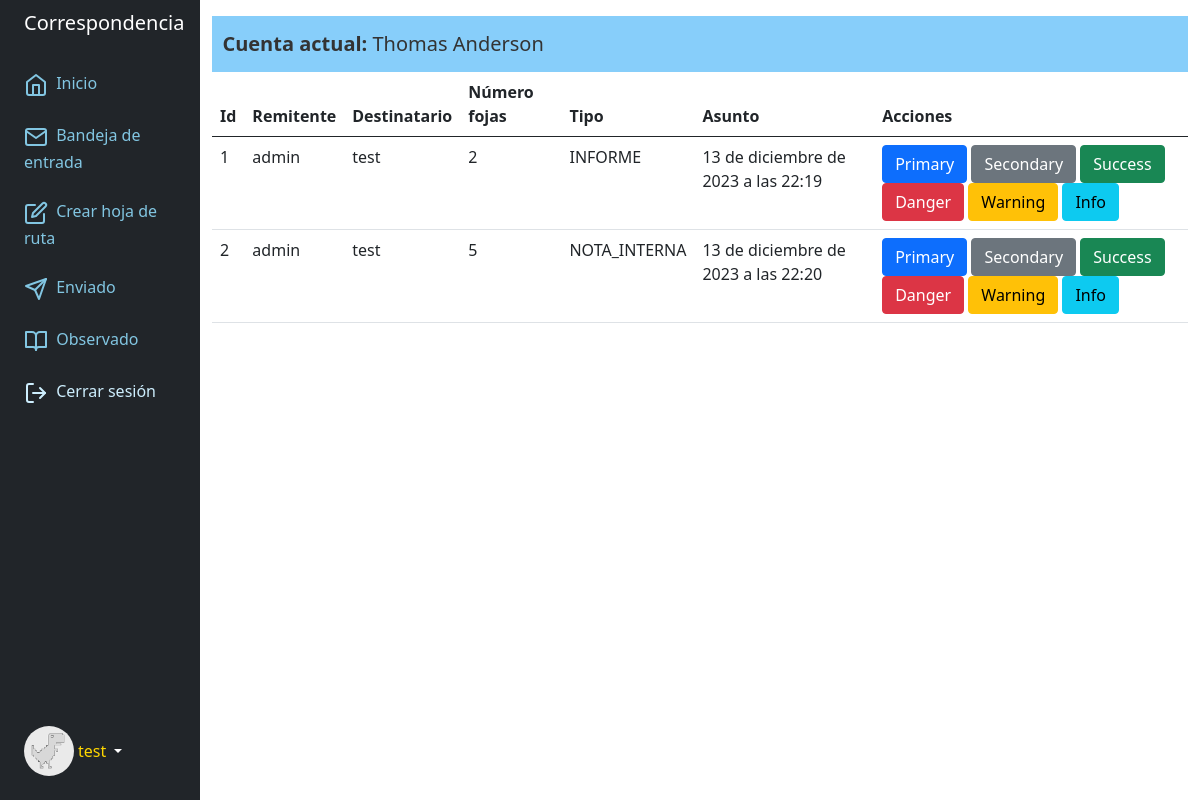
The page /enviado/ (signed in) on the database its author committed.
### accounts/models.py (models this page shows, shortened)
class Profile(models.Model):
	user = models.OneToOneField(User, on_delete=models.CASCADE, related_name='profile')
	image = models.ImageField(default='users/image_user.png',upload_to='users/')
	oficina = models.ForeignKey(Oficina, related_name='oficina', on_delete=models.CASCADE, null=True, blank=True)
	cargo = models.ForeignKey(Cargo, related_name='cargo', on_delete=models.CASCADE, null=True, blank=True)
	class Meta:
		verbose_name = 'Perfil'
		verbose_name_plural = 'Perfiles'
		ordering = ['id']

### correspondencia/models.py (models this page shows, shortened)
class Bandeja(models.Model):
    codigo = models.CharField(max_length=20, default='S/C', null=True, blank=True)
    usuario_rtte = models.ForeignKey(User, on_delete=models.CASCADE, related_name='usuario_rtte')
    numero_fojas = models.IntegerField(null=True, blank=True)
    tipo_hoja_ruta = models.CharField(choices=options_tipo,max_length=200)
    usuario_destino = models.ForeignKey(User, on_delete=models.CASCADE, related_name='usuario_destino')
    derivado = models.BooleanField(default=True, null=True, blank=True)
    recibido = models.BooleanField(default=False, null=True, blank=True)
    devuelto = models.BooleanField(default=False, null=True, blank=True)
    cancelado = models.BooleanField(default=False, null=True, blank=True)
    archivado = models.BooleanField(default=False, null=True, blank=True)
    pendiente = models.BooleanField(default=False, null=True, blank=True)
    fecha_derivado = models.DateTimeField(auto_now_add=True,null=True, blank=True)
    fecha_recibido = models.DateTimeField(auto_now_add=True,null=True, blank=True)
    fecha_devuelto = models.DateTimeField(null=True, blank=True)
    fecha_cancelado = models.DateTimeField(null=True, blank=True)
    fecha_archivado = models.DateTimeField(null=True, blank=True)
    asunto_hoja_ruta = models.CharField(max_length=300, null=True, blank=True)
    asunto_devuelto = models.CharField(max_length=200, null=True, blank=True)
    asunto_cancelado = models.CharField(max_length=200, null=True, blank=True)
    class Meta:
        verbose_name = 'bandeja'
        verbose_name_plural = 'bandeja'

### core/views.py (the view)
# urls.py: path('enviado/', enviado, name='enviado'),
@login_required
def enviado(request):
    obj_enviado = Bandeja.objects.all()
    context_enviado = {
        'obj_enviado':obj_enviado,
    }
    return render(request, 'core/enviado.html', context_enviado)

### core/templates/core/enviado.html
{% extends 'core/base.html' %}
{% block content %}
<table class="table">
    <thead>
        <tr>
            <th scope="col">Id</th>
            <th scope="col">Remitente</th>
            <th scope="col">Destinatario</th>
            <th scope="col">Número fojas</th>
            <th scope="col">Tipo</th>
            <th scope="col">Asunto</th>
            <th scope="col">Acciones</th>
        </tr>
    </thead>
    {% for d in obj_enviado %}
    <tr>
        <td>{{ d.id }}</td>
        <td>{{ d.usuario_rtte }}</td>
        <td>{{ d.usuario_destino }}</td>
        <td>{{ d.numero_fojas }}</td>
        <td>{{ d.tipo_hoja_ruta }}</td>
        <td>{{ d.fecha_derivado}}</td>
        <td><button type="button" class="btn btn-primary">Primary</button>
            <button type="button" class="btn btn-secondary">Secondary</button>
            <button type="button" class="btn btn-success">Success</button>
            <button type="button" class="btn btn-danger">Danger</button>
            <button type="button" class="btn btn-warning">Warning</button>
            <button type="button" class="btn btn-info">Info</button></td>
    </tr>
    {% endfor %}
</table>
{% endblock %}

### core/templates/core/base.html (shortened to what this page needs)
<!DOCTYPE html>
<html>
<head>
    <link href="https://cdn.jsdelivr.net/npm/bootstrap@5.0.2/dist/css/bootstrap.min.css" rel="stylesheet"
>
</head>
<body>
    <div class="container-fluid">
        {% if request.user.is_authenticated %}
        <div class="row flex-nowrap">
            <div class="col-auto col-md-3 col-xl-2 px-sm-2 px-0 bg-dark">
                <div class="d-flex flex-column align-items-center align-items-sm-start px-3 pt-2 text-white min-vh-100">
                    <a href="/"
                        class="d-flex align-items-center pb-3 mb-md-0 me-md-auto text-white text-decoration-none">
                        <span class="fs-5 d-none d-sm-inline">Correspondencia</span>
                    </a>
                    <ul class="nav nav-pills flex-column mb-sm-auto mb-0 align-items-center align-items-sm-start"
                        id="menu">
                        <li class="nav-item">
                            <a href="{% url 'home' %}" class="nav-link align-middle px-0" style="color: #82C6E2;">
                                 <span class="ms-1 d-none d-sm-inline">Inicio</span>
                            </a>
                        </li>
                        <li>
                            <a href="{% url 'bandeja' %}" class="nav-link px-0 align-middle" style="color: #82C6E2;">
                                 <span class="ms-1 d-none d-sm-inline">Bandeja de
                                    entrada</span></a>
                        </li>
                        <li>
                            <a href="{% url 'hoja_ruta' %}" class="nav-link px-0 align-middle" style="color: #82C6E2;">
                                 <span class="ms-1 d-none d-sm-inline">Crear hoja de ruta</span></a>
                        </li>
                        <li>
                            <a href="{% url 'enviado' %}" class="nav-link px-0 align-middle" style="color: #82C6E2;">
                                <svg xmlns="http://www.w3.org/2000/svg" width="24" height="24" viewBox="0 0 24 24" fill="none" stroke="currentColor" stroke-width="2" stroke-linecap="round" stroke-linejoin="round" class="feather feather-send"><line x1="22" y1="2" x2="11" y2="13"></line><polygon points="22 2 15 22 11 13 2 9 22 2"></polygon></svg>
                                 <span class="ms-1 d-none d-sm-inline">Enviado</span></a>
                        </li>
                        <li>
                            <a href="{% url 'observado' %}" class="nav-link px-0 align-middle" style="color: #82C6E2;">
                                 <span class="ms-1 d-none d-sm-inline">Observado</span></a>
                        </li>
                        <li>
                            <a href="{% url 'exit' %}" class="nav-link px-0 align-middle" style="color: #cdeefd;">
                                 <span class="ms-1 d-none d-sm-inline">Cerrar sesión</span></a>
                        </li>
                    </ul>
                    <div class="dropdown pb-4">
                        <a href="#" class="d-flex align-items-center text-white text-decoration-none dropdown-toggle"
                            id="dropdownUser1" data-bs-toggle="dropdown" aria-expanded="false">
                            <img src="{{ user.profile.image.url }}" alt="hugenerd" width="50" height="50"
                                class="rounded-circle">
                            <span class="d-none d-sm-inline mx-1" style="color: gold;">{{ user.username}}</span>
                        </a>
                    </div>
                </div>
            </div>
            <div class="col py-3">
                <nav class="navbar col-12" style="background:#87cefa;">
                    <a class="navbar-brand" href="#" style="color:#333;">&nbsp; <b>Cuenta actual: </b> {{user.first_name}} {{user.last_name}}</a>
                </nav>
            {% endif %}
            {% block content %}
            {% endblock %}
            </div>
        </div>
    </div>
</body>
</html>

### rows shown on the page
Bandeja: id "1", usuario_rtte "admin", usuario_destino "test", numero_fojas "2", tipo_hoja_ruta "INFORME", fecha_derivado "13 de diciembre de 2023 a las 22:19"
Bandeja: id "2", usuario_rtte "admin", usuario_destino "test", numero_fojas "5", tipo_hoja_ruta "NOTA_INTERNA", fecha_derivado "13 de diciembre de 2023 a las 22:20"

### other values the page prints
{{ user.username }} "test"
{{ user.first_name }} "Thomas"
{{ user.last_name }} "Anderson"
